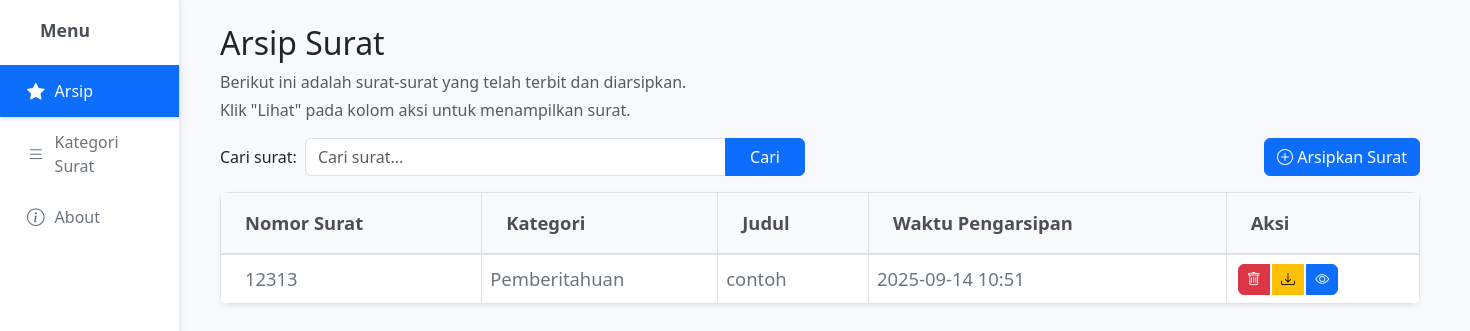
Before: / with the older database file.
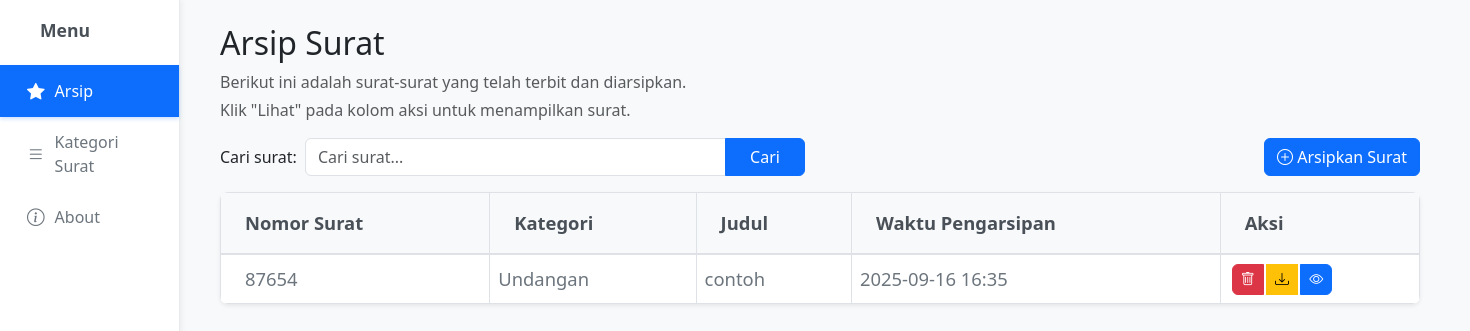
After: the same page with the newer database file.
### arsip/models.py (models this page shows, shortened)
class Surat(models.Model):
    nomor_surat = models.CharField(max_length=200, unique=True)
    judul = models.CharField(max_length=255)
    kategori = models.ForeignKey(KategoriSurat, on_delete=models.PROTECT)  # Changed to PROTECT to prevent accidental deletion
    file_pdf = models.FileField(upload_to='surat_pdf/')
    foto = models.ImageField(upload_to='surat_foto/', blank=True, null=True)  # New field for photo
    tanggal_unggah = models.DateTimeField(auto_now_add=True)

class KategoriSurat(models.Model):
    nama = models.CharField(max_length=100, unique=True)
    keterangan = models.TextField(blank=True, null=True)

### arsip/views.py (the view)
# urls.py: path('', views.index, name='index'),
def index(request):
    surat_list = Surat.objects.order_by('-tanggal_unggah')
    return render(request, 'arsip/index.html', {'surat_list': surat_list})

### arsip/templates/arsip/index.html (shortened to what this page needs)
{% extends 'arsip/base.html' %}
{% block content %}
<div class="px-3">
    <div class="mb-3">
        <h2 class="mb-2">Arsip Surat</h2>
        <p class="text-muted mb-1">Berikut ini adalah surat-surat yang telah terbit dan diarsipkan.</p>
        <p class="text-muted">Klik "Lihat" pada kolom aksi untuk menampilkan surat.</p>
    </div>
    <div class="row align-items-center mb-3">
        <div class="col-lg-8 col-md-7">
            <form method="get" action="{% url 'arsip:search_surat' %}" class="d-flex align-items-center">
                <label for="search" class="me-2">Cari surat:</label>
                <div class="input-group" style="max-width: 500px;">
                    <input type="text" id="search" name="q" class="form-control" placeholder="Cari surat..." value="{{ request.GET.q }}">
                    <button class="btn btn-primary px-4" type="submit">Cari</button>
                </div>
            </form>
        </div>
        <div class="col-lg-4 col-md-5 text-md-end mt-3 mt-md-0">
            <a href="{% url 'arsip:tambah_surat' %}" class="btn btn-primary">
                <i class="bi bi-plus-circle"></i> Arsipkan Surat
            </a>
        </div>
    </div>
    <div class="card shadow-sm">
        <div class="card-body p-0">
            <div class="table-responsive">
                <table class="table table-hover align-middle mb-0 table-bordered table-lg" style="font-size:1.15rem; min-width:1200px;">
                    <thead>
                        <tr>
                            <th class="py-3 px-4">Nomor Surat</th>
                            <th class="py-3 px-4">Kategori</th>
                            <th class="py-3 px-4">Judul</th>
                            <th class="py-3 px-4">Waktu Pengarsipan</th>
                            <th class="py-3 px-4">Aksi</th>
                        </tr>
                    </thead>
                    <tbody>
                        {% for surat in surat_list %}
                        <tr>
                            <td class="px-4">{{ surat.nomor_surat }}</td>
                            <td>{{ surat.kategori.nama }}</td>
                            <td>{{ surat.judul }}</td>
                            <td>{{ surat.tanggal_unggah|date:'Y-m-d H:i' }}</td>
                            <td>
                                <div class="btn-group" role="group">
                                    <button class="btn btn-danger btn-sm" onclick="confirmHapus('{{ surat.id }}', '{{ surat.judul }}')" title="Hapus">
                                        <i class="bi bi-trash"></i>
                                    </button>
                                    <a href="{% url 'arsip:unduh_surat' pk=surat.id %}" class="btn btn-warning btn-sm" title="Unduh">
                                        <i class="bi bi-download"></i>
                                    </a>
                                    <a href="{% url 'arsip:detail_surat' pk=surat.id %}" class="btn btn-primary btn-sm" title="Lihat">
                                        <i class="bi bi-eye"></i>
                                    </a>
                                </div>
                            </td>
                        </tr>
                        {% endfor %}
                    </tbody>
                </table>
            </div>
        </div>
    </div>
</div>
{% endblock %}

### arsip/templates/arsip/base.html (shortened to what this page needs)
<!DOCTYPE html>
<html lang="en">
<head>
    <link href="https://cdn.jsdelivr.net/npm/bootstrap@5.3.0/dist/css/bootstrap.min.css" rel="stylesheet">
    <link href="https://cdn.jsdelivr.net/npm/bootstrap-icons@1.7.2/font/bootstrap-icons.css" rel="stylesheet">
</head>
<body>
    <div class="d-flex h-100">
        <div class="sidebar">
            <div class="px-3 mb-3">
                <h4>Menu</h4>
            </div>
            <nav class="nav flex-column">
                <a class="nav-link {% if request.path == '/' %}active{% endif %}" href="{% url 'arsip:index' %}">
                    <i class="bi bi-star-fill"></i> Arsip
                </a>
                <a class="nav-link {% if 'kategori' in request.path %}active{% endif %}" href="{% url 'arsip:kategori_list' %}">
                    <i class="bi bi-list"></i> Kategori Surat
                </a>
                <a class="nav-link {% if request.path == '/about/' %}active{% endif %}" href="{% url 'arsip:about' %}">
                    <i class="bi bi-info-circle"></i> About
                </a>
            </nav>
        </div>
        <div class="main-content">
            {% block content %}{% endblock %}
        </div>
    </div>
</body>
</html>

### arsip/templates/arsip/base.html (style rules this page uses)
body { min-height: 100vh; display: flex; background-color: #f8f9fa; }
.sidebar { width: 180px; min-width: 180px; background-color: #ffffff; border-right: 1px solid #e9ecef; padding-top: 20px; box-shadow: 2px 0 5px rgba(0,0,0,0.05); height: 100vh; position: fixed; left: 0; top: 0; z-index: 1000; }
.sidebar h4 { color: #495057; font-size: 1.1rem; font-weight: 600; margin-bottom: 1.5rem; padding: 0 1.5rem; }
.sidebar .nav-link { color: #6c757d; padding: 0.8rem 1.5rem; text-decoration: none; display: flex; align-items: center; border-radius: 0; margin: 0; transition: all 0.3s ease; border-left: 3px solid transparent; }
.sidebar .nav-link i { margin-right: 10px; font-size: 1.1rem; }
.sidebar .nav-link.active { background-color: #0d6efd; color: white; box-shadow: 0 2px 4px rgba(13, 110, 253, 0.2); }
.main-content { flex: 1; padding: 1.5rem; margin-left: 180px; background-color: #f8f9fa; min-height: 100vh; width: calc(100% - 180px); max-width: none; }
.table { background-color: #ffffff; border-radius: 0.5rem; overflow: hidden; margin-bottom: 0; width: 100%; }
.table th { background-color: #f8f9fa; border-bottom: 2px solid #dee2e6; color: #495057; font-weight: 600; white-space: nowrap; }
.table td { vertical-align: middle; color: #6c757d; }
.btn-group .btn { border-radius: 0.375rem; margin: 0 0.2rem; }
.card { border-radius: 0.5rem; border: none; box-shadow: 0 2px 4px rgba(0,0,0,0.05); }

Changed rows visible on the page:
removed Surat: nomor_surat "12313", kategori.nama "Pemberitahuan", judul "contoh", tanggal_unggah "2025-09-14 10:51"
added Surat: nomor_surat "87654", kategori.nama "Undangan", judul "contoh", tanggal_unggah "2025-09-16 16:35"
